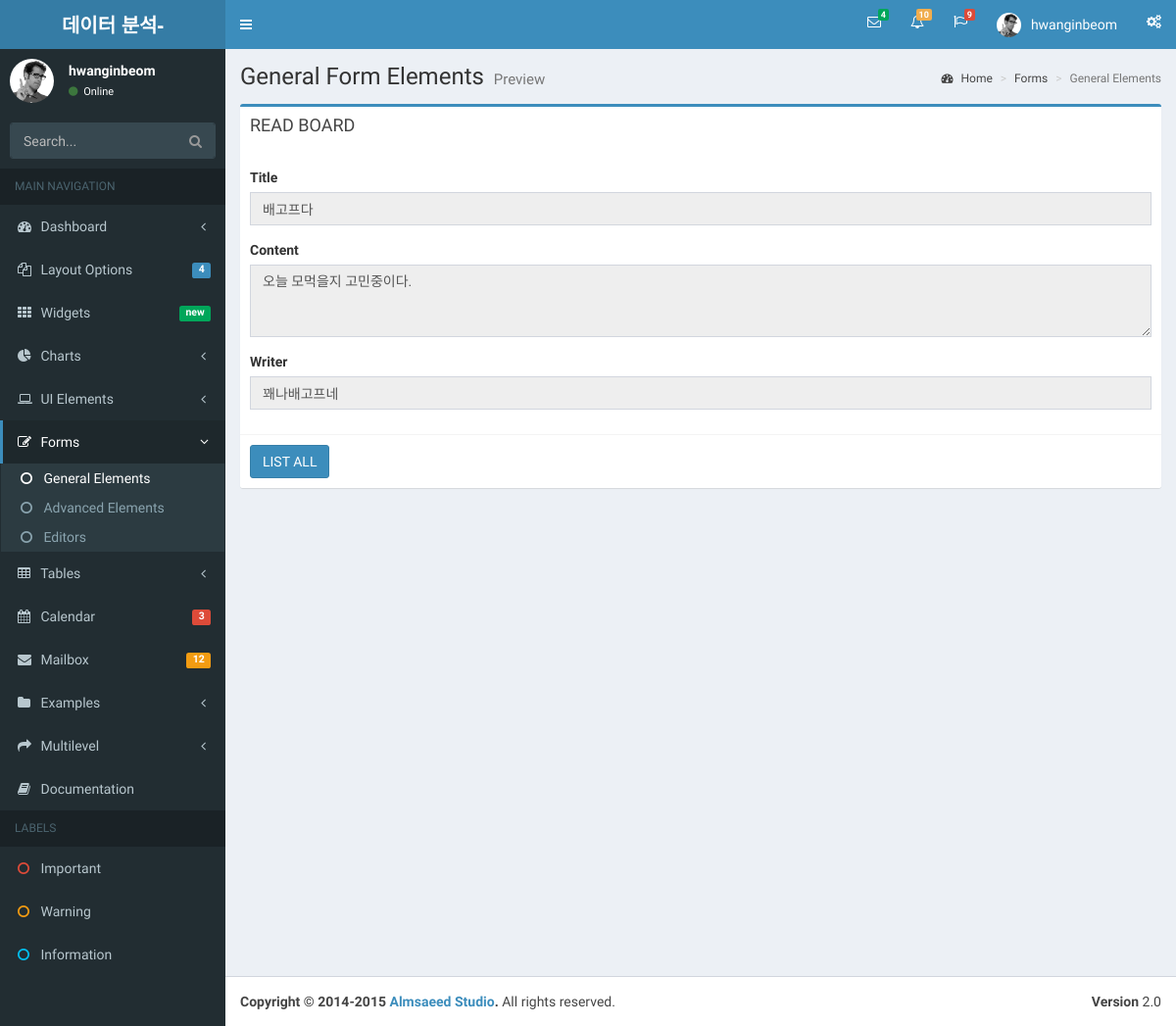
The page /bbs/bbs_read/1 (signed in) on the database its author committed.
### BbsApp/models.py (models this page shows)
class Bbs(models.Model):
    title = models.CharField(max_length=50)
    writer = models.CharField(max_length=50)
    content = models.TextField()
    regdate = models.DateTimeField(default=timezone.now())
    viewcnt = models.IntegerField(default=0)

### BbsApp/views.py (the view)
# urls.py: path('bbs_read/<int:id>', views.bbsRead, name='bbs_read'),  # 이렇게 get 방식에서 값을 받아온 것을 이런 형식으로 받아준다.
def bbsRead(request,id):
    board = Bbs.objects.get(id=id)  # 객체를 가져온다.
    board.viewcnt = board.viewcnt + 1  # view count 부분이다.
    board.save()
    context = {}
    if board is not None:
        context = {
            'id': request.session['user_id'],  # 이러한 방법도 가능
            'name': request.session['user_name'],
            'board' : board
        }
    print('param - ', board.writer)
    print( id)
    return render(request, 'read.html', context)

### BbsApp/templates/read.html (shortened to what this page needs)
{% include 'header.html' %}
{%block content%}
<section class="content">
	<div class="row">
		<div class="col-md-12">
			<div class="box box-primary">
				<div class="box-header">
					<h3 class="box-title">READ BOARD</h3>
				</div>
<div class="box-body">
	<div class="form-group">
		<label for="exampleInputEmail1">Title</label> <input type="text"
			name='title' class="form-control" value="{{board.title}}"
			readonly="readonly">
	</div>
	<div class="form-group">
		<label for="exampleInputPassword1">Content</label>
		<textarea class="form-control" name="content" rows="3"
			readonly="readonly">{{board.content}}</textarea>
	</div>
	<div class="form-group">
		<label for="exampleInputEmail1">Writer</label> <input type="text"
			name="writer" class="form-control" value="{{board.writer}}"
			readonly="readonly">
	</div>
</div>
<div class="box-footer">
   <button id="listBtn" type="submit" class="btn btn-primary">LIST ALL</button>
</div>
			</div>
		</div>
	</div>
</section>
</div>
{%endblock%}
{% include 'footer.html' %}

### rows shown on the page
Bbs: title "배고프다", content "오늘 모먹을지 고민중이다.", writer "꽤나배고프네"

### other values the page prints
{{ name }} "hwanginbeom"
